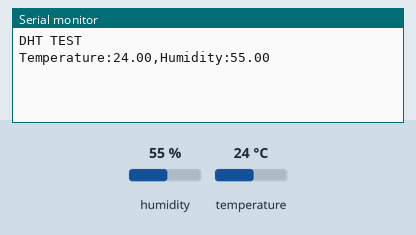
Bench run of a sketch on a simulated ESP8266 (NodeMCU). Shown: the last lines printed to the serial monitor. The inputs (shaded band) are chosen by the test bench; at power-on: humidity 55 %, temperature 24 °C.

Above: at 3.2 s.
3.3 s: humidity set to 22 %
At 5.3 s:
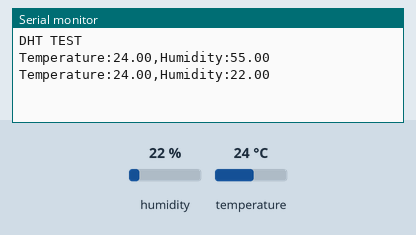
6.0 s: temperature set to 12 °C
At 6.5 s:
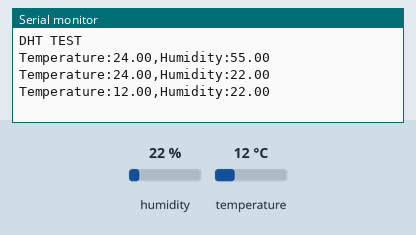
8.7 s: humidity set to 40 %
At 11.3 s:
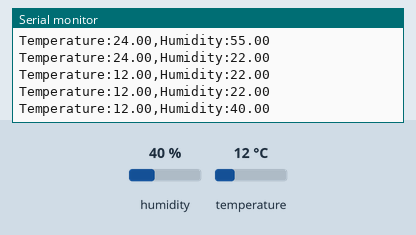
Timing chart, 0 to 12.8 s (numbered marks = the images above; inputs shaded):
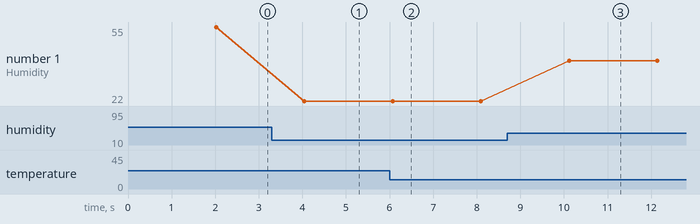

The sketch:

dht_sensor.ino
```cpp
#include "DHT.h"
DHT dht(D7,DHT11);
void setup()
{
  dht.begin();
  Serial.begin(115200);
  Serial.println("DHT TEST");
  delay(2000);

}

void loop()
{
  float temp=dht.readTemperature();
  float hum= dht.readHumidity();
  if(isnan(temp) || isnan(hum))
  {
    Serial.println("Error in reading");
    delay(500);
    return;
  }
  Serial.print("Temperature:");
  Serial.print(temp);
  Serial.print(",Humidity:");
  Serial.println(hum);
  delay(2000);
}
```

Measured:
- after the input at 3.3 s, the serial monitor: prints a new line after 0.75 s (image 1)
- after the input at 6.0 s, the serial monitor: prints a new line after 0.07 s (image 2)
- after the input at 8.7 s, the serial monitor: prints a new line after 1.4 s (image 3)
- plotted number 1: 55 → 22 after the input at 3.3 s, 22 → 40 after the input at 8.7 s
